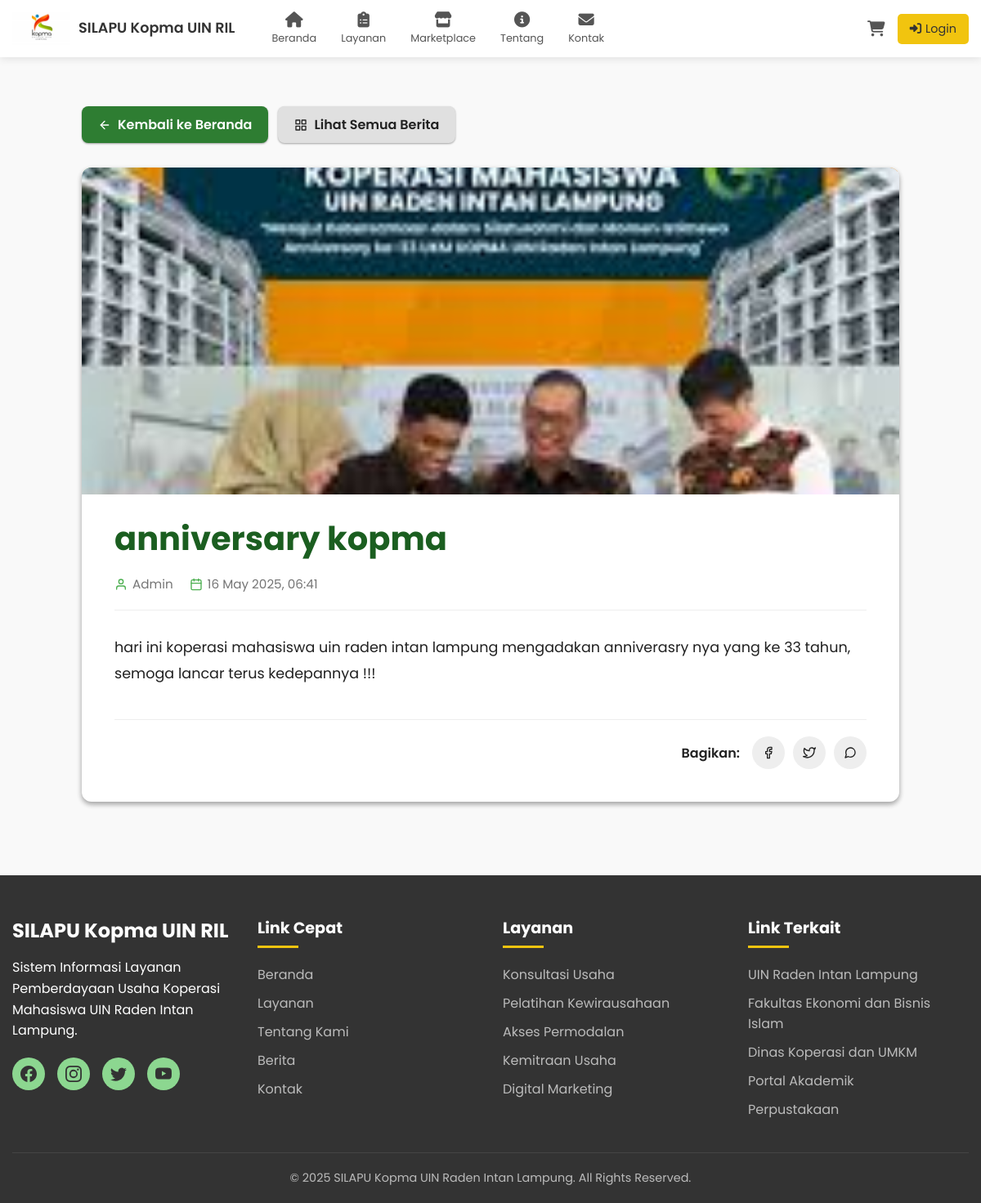
Screenshot of /berita_detail.php?slug=halo-coopers-3 with the database file from the repository.
### tables this page shows
CREATE TABLE `berita_kegiatan` (
  `id` int NOT NULL,
  `judul` varchar(255) NOT NULL,
  `slug` varchar(255) NOT NULL,
  `konten` text NOT NULL,
  `gambar_banner` varchar(255) DEFAULT NULL,
  `penulis_id` int DEFAULT NULL,
  `status` enum('published','draft','archived') NOT NULL DEFAULT 'draft',
  `tanggal_publikasi` datetime DEFAULT NULL,
  `tanggal_dibuat` timestamp NULL DEFAULT CURRENT_TIMESTAMP,
  `tanggal_diupdate` timestamp NULL DEFAULT CURRENT_TIMESTAMP ON UPDATE CURRENT_TIMESTAMP
);

### berita_detail.php (the view, shortened to what this page needs)
<?php
    $pathPrefix = '';
    require 'config/db.php';
    $berita_detail = null;
    $error_message = '';
    if (!isset($_GET['slug'])) {
        $error_message = "Parameter berita tidak ditemukan.";
    } else {
        $slug = trim($_GET['slug']);
        $stmt_berita = $conn->prepare("SELECT bk.*, IFNULL(u.username, 'Admin KOPMA') AS nama_penulis
                                    FROM berita_kegiatan bk
                                    LEFT JOIN users u ON bk.penulis_id = u.id
                                    WHERE bk.slug = ? AND bk.status = 'published' AND bk.tanggal_publikasi <= NOW()");
        if (!$stmt_berita) {
            $error_message = "Database error (prepare): " . $conn->error;
        } else {
            $stmt_berita->bind_param("s", $slug);
            $stmt_berita->execute();
            $result_berita = $stmt_berita->get_result();
            if ($result_berita->num_rows === 1) {
                $berita_detail = $result_berita->fetch_assoc();
            } else {
                $error_message = "Berita tidak ditemukan atau belum dipublikasikan.";
            }
        }
    }
    include 'includes/header.php';
    ?>
<section class="berita-detail-section">
    <div class="container-berita">
        <div class="nav-buttons">
            <a href="<?php echo $pathPrefix; ?>beranda.php#berita" class="nav-btn btn-primary">
                <svg class="btn-icon" width="16" height="16" viewBox="0 0 24 24" fill="none" stroke="currentColor" stroke-width="2" stroke-linecap="round" stroke-linejoin="round">
                    <line x1="19" y1="12" x2="5" y2="12"></line>
                    <polyline points="12 19 5 12 12 5"></polyline>
                </svg>
                Kembali ke Beranda
            </a>
            <a href="<?php echo $pathPrefix; ?>berita_semua.php" class="nav-btn btn-secondary">
                Lihat Semua Berita
            </a>
        </div>
        <?php if ($error_message): ?>
            <div class="message error">
                <p><?php echo htmlspecialchars($error_message); ?></p>
            </div>
        <?php elseif ($berita_detail): ?>
            <article class="berita-artikel">
                <?php if ($berita_detail['gambar_banner']): ?>
                    <div class="berita-banner-container">
                        <img src="<?php echo $pathPrefix . htmlspecialchars($berita_detail['gambar_banner']); ?>" alt="Banner: <?php echo htmlspecialchars($berita_detail['judul']); ?>">
                    </div>
                <?php endif; ?>
                <h1 class="berita-judul-detail">
                    <?php echo htmlspecialchars($berita_detail['judul']); ?>
                </h1>
                <div class="berita-meta">
                    <div class="meta-item">
                        <svg class="meta-icon" width="16" height="16" viewBox="0 0 24 24" fill="none" stroke="currentColor" stroke-width="2" stroke-linecap="round" stroke-linejoin="round">
                            <path d="M20 21v-2a4 4 0 0 0-4-4H8a4 4 0 0 0-4 4v2"></path>
                            <circle cx="12" cy="7" r="4"></circle>
                        </svg>
                        <span><?php echo htmlspecialchars($berita_detail['nama_penulis']); ?></span>
                    </div>
                    <div class="meta-item">
                        <span><?php echo date('d F Y, H:i', strtotime($berita_detail['tanggal_publikasi'])); ?></span>
                    </div>
                </div>
                <div class="berita-konten-lengkap">
                    <?php echo nl2br(htmlspecialchars($berita_detail['konten'])); ?>
                </div>
                <div class="berita-share">
                    <span class="share-label">Bagikan:</span>
                    <div class="social-buttons">
                        <a href="javascript:void(0)" onclick="window.open('https://www.facebook.com/sharer/sharer.php?u='+encodeURIComponent(window.location.href),'facebook-share-dialog','width=626,height=436');return false;" class="social-btn facebook" title="Bagikan ke Facebook">
                            <svg width="16" height="16" viewBox="0 0 24 24" fill="none" stroke="currentColor" stroke-width="2" stroke-linecap="round" stroke-linejoin="round">
                                <path d="M18 2h-3a5 5 0 0 0-5 5v3H7v4h3v8h4v-8h3l1-4h-4V7a1 1 0 0 1 1-1h3z"></path>
                            </svg>
                        </a>
                        <a href="javascript:void(0)" onclick="window.open('https://twitter.com/intent/tweet?text=<?php echo urlencode($berita_detail['judul']); ?>&url='+encodeURIComponent(window.location.href),'twitter-share-dialog','width=626,height=436');return false;" class="social-btn twitter" title="Bagikan ke Twitter">
                        </a>
                        <a href="javascript:void(0)" onclick="window.open('https://api.whatsapp.com/send?text=<?php echo urlencode($berita_detail['judul'] . ' - ' . $berita_detail['judul']); ?>%20'+encodeURIComponent(window.location.href),'whatsapp-share-dialog','width=626,height=436');return false;" class="social-btn whatsapp" title="Bagikan ke WhatsApp">
                        </a>
                    </div>
                </div>
            </article>
        <?php else: ?>
            <div class="message info">
                <p>Berita tidak tersedia.</p>
            </div>
        <?php endif; ?>
    </div>
</section>
<?php
    include 'includes/footer.php';
?>

### assets/css/style.css (style rules this page uses)
:root { --light-green: #8cd790; --dark-green: #5cab7d; --red: #e74c3c; --yellow: #f1c40f; --white: #ffffff; --dark: #333333; --light-gray: #f5f5f5; --hover-green: #7ac282; --shadow: 0 4px 12px rgba(0, 0, 0, 0.1); --transition: all 0.3s ease; }

### includes/header.php (style rules this page uses)
:root { --light-green: #8cd790; --dark-green: #5cab7d; --red: #e74c3c; --yellow: #f1c40f; --white: #ffffff; --dark: #333333; --light-gray: #f5f5f5; --hover-green: #7ac282; --shadow: 0 4px 12px rgba(0, 0, 0, 0.1); --transition: all 0.3s ease; }
* { margin: 0; padding: 0; box-sizing: border-box; font-family: 'Poppins', sans-serif; }
body { background-color: #f8f9fa; }

### berita_detail.php (style rules this page uses)
:root { --primary-color: #2E7D32; --primary-light: #4CAF50; --primary-dark: #1B5E20; --accent-color: #FF8F00; --text-dark: #212121; --text-light: #757575; --background-light: #f9f9f9; --white: #ffffff; --gray-100: #f5f5f5; --gray-200: #eeeeee; --gray-300: #e0e0e0; --shadow-sm: 0 1px 3px rgba(0,0,0,0.12), 0 1px 2px rgba(0,0,0,0.24); --shadow-md: 0 3px 6px rgba(0,0,0,0.16), 0 3px 6px rgba(0,0,0,0.23); --shadow-lg: 0 10px 20px rgba(0,0,0,0.19), 0 6px 6px rgba(0,0,0,0.23); --border-radius-sm: 4px; --border-radius-md: 8px; --border-radius-lg: 12px; --transition: all 0.3s cubic-bezier(.25,.8,.25,1); }
.berita-detail-section { padding: 60px 20px; background-color: var(--background-light); min-height: 80vh; }
.container-berita { max-width: 1000px; margin: 0 auto; }
.nav-buttons { display: flex; margin-bottom: 30px; gap: 12px; flex-wrap: wrap; }
.nav-btn { display: inline-flex; align-items: center; text-decoration: none; padding: 10px 20px; border-radius: var(--border-radius-md); font-weight: 600; transition: var(--transition); box-shadow: var(--shadow-sm); }
.btn-primary { background-color: var(--primary-color); color: var(--white); }
.btn-secondary { background-color: var(--gray-300); color: var(--text-dark); }
.btn-icon { margin-right: 8px; }
.berita-artikel { background-color: var(--white); border-radius: var(--border-radius-lg); box-shadow: var(--shadow-md); padding: 40px; margin-bottom: 30px; position: relative; overflow: hidden; }
.berita-artikel:before { content: ""; position: absolute; top: 0; left: 0; width: 100%; height: 5px; background: linear-gradient(90deg, var(--primary-color), var(--accent-color)); }
.berita-judul-detail { font-size: 2.5rem; color: var(--primary-dark); margin-top: 0; margin-bottom: 20px; line-height: 1.2; font-weight: 700; }
.berita-meta { display: flex; flex-wrap: wrap; gap: 20px; font-size: 0.95rem; color: var(--text-light); margin-bottom: 30px; padding-bottom: 20px; border-bottom: 1px solid var(--gray-200); }
.meta-item { display: flex; align-items: center; }
.meta-icon { margin-right: 6px; color: var(--primary-light); }
.berita-banner-container { margin: -40px -40px 30px -40px; position: relative; height: 400px; overflow: hidden; }
.berita-banner-container img { width: 100%; height: 100%; object-fit: cover; }
.berita-konten-lengkap { font-size: 1.1rem; line-height: 1.8; color: var(--text-dark); }
.berita-share { margin-top: 40px; padding-top: 20px; border-top: 1px solid var(--gray-200); display: flex; align-items: center; justify-content: flex-end; gap: 15px; }
.share-label { font-weight: 600; color: var(--text-dark); }
.social-buttons { display: flex; gap: 10px; }
.social-btn { display: inline-flex; align-items: center; justify-content: center; width: 40px; height: 40px; border-radius: 50%; background-color: var(--gray-200); color: var(--text-dark); transition: var(--transition); }

### rows the page displays
berita_kegiatan: gambar_banner (picture), judul "anniversary kopma", tanggal_publikasi "16 May 2025, 06:41", konten "hari ini koperasi mahasiswa uin raden intan lampung mengadakan anniverasry nya yang ke 33 tahun, semoga lancar terus kedepannya !!!"

### other values shown
$berita_detail['nama_penulis'] "Admin"
